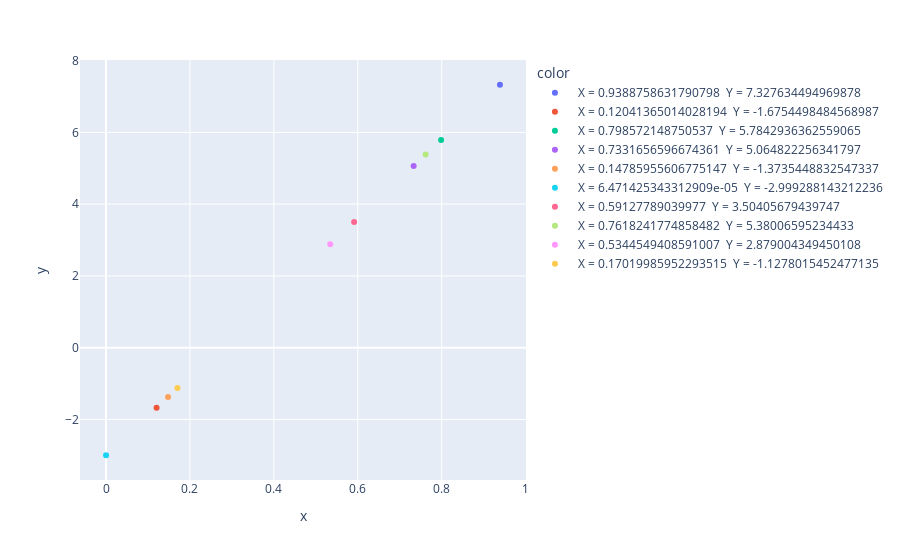

The code cell stored with this chart in its notebook:
### Code cell
# construção do gráfico
fig = px.scatter(x=x, y=y, color=resultx_y)
fig.show()

### Figure 1 — Plotly figure (JSON) as saved in the notebook; plotly's stock layout.template omitted (floating-point values rounded to 4 significant figures)
{"data": [{"hovertemplate": "color= X = 0.9388758631790798  Y = 7.327634494969878<br>x=%{x}<br>y=%{y}<extra></extra>", "legendgroup": " X = 0.9388758631790798  Y = 7.327634494969878", "marker": {"color": "#636efa", "symbol": "circle"}, "mode": "markers", "name": " X = 0.9388758631790798  Y = 7.327634494969878", "orientation": "v", "showlegend": true, "type": "scatter", "x": [0.9389], "xaxis": "x", "y": [7.328], "yaxis": "y"}, {"hovertemplate": "color= X = 0.12041365014028194  Y = -1.6754498484568987<br>x=%{x}<br>y=%{y}<extra></extra>", "legendgroup": " X = 0.12041365014028194  Y = -1.6754498484568987", "marker": {"color": "#EF553B", "symbol": "circle"}, "mode": "markers", "name": " X = 0.12041365014028194  Y = -1.6754498484568987", "orientation": "v", "showlegend": true, "type": "scatter", "x": [0.1204], "xaxis": "x", "y": [-1.675], "yaxis": "y"}, {"hovertemplate": "color= X = 0.798572148750537  Y = 5.7842936362559065<br>x=%{x}<br>y=%{y}<extra></extra>", "legendgroup": " X = 0.798572148750537  Y = 5.7842936362559065", "marker": {"color": "#00cc96", "symbol": "circle"}, "mode": "markers", "name": " X = 0.798572148750537  Y = 5.7842936362559065", "orientation": "v", "showlegend": true, "type": "scatter", "x": [0.7986], "xaxis": "x", "y": [5.784], "yaxis": "y"}, {"hovertemplate": "color= X = 0.7331656596674361  Y = 5.064822256341797<br>x=%{x}<br>y=%{y}<extra></extra>", "legendgroup": " X = 0.7331656596674361  Y = 5.064822256341797", "marker": {"color": "#ab63fa", "symbol": "circle"}, "mode": "markers", "name": " X = 0.7331656596674361  Y = 5.064822256341797", "orientation": "v", "showlegend": true, "type": "scatter", "x": [0.7332], "xaxis": "x", "y": [5.065], "yaxis": "y"}, {"hovertemplate": "color= X = 0.14785955606775147  Y = -1.3735448832547337<br>x=%{x}<br>y=%{y}<extra></extra>", "legendgroup": " X = 0.14785955606775147  Y = -1.3735448832547337", "marker": {"color": "#FFA15A", "symbol": "circle"}, "mode": "markers", "name": " X = 0.14785955606775147  Y = -1.3735448832547337", "orientation": "v", "showlegend": true, "type": "scatter", "x": [0.1479], "xaxis": "x", "y": [-1.374], "yaxis": "y"}, {"hovertemplate": "color= X = 6.471425343312909e-05  Y = -2.999288143212236<br>x=%{x}<br>y=%{y}<extra></extra>", "legendgroup": " X = 6.471425343312909e-05  Y = -2.999288143212236", "marker": {"color": "#19d3f3", "symbol": "circle"}, "mode": "markers", "name": " X = 6.471425343312909e-05  Y = -2.999288143212236", "orientation": "v", "showlegend": true, "type": "scatter", "x": [6.471e-05], "xaxis": "x", "y": [-2.999], "yaxis": "y"}, {"hovertemplate": "color= X = 0.59127789039977  Y = 3.50405679439747<br>x=%{x}<br>y=%{y}<extra></extra>", "legendgroup": " X = 0.59127789039977  Y = 3.50405679439747", "marker": {"color": "#FF6692", "symbol": "circle"}, "mode": "markers", "name": " X = 0.59127789039977  Y = 3.50405679439747", "orientation": "v", "showlegend": true, "type": "scatter", "x": [0.5913], "xaxis": "x", "y": [3.504], "yaxis": "y"}, {"hovertemplate": "color= X = 0.7618241774858482  Y = 5.38006595234433<br>x=%{x}<br>y=%{y}<extra></extra>", "legendgroup": " X = 0.7618241774858482  Y = 5.38006595234433", "marker": {"color": "#B6E880", "symbol": "circle"}, "mode": "markers", "name": " X = 0.7618241774858482  Y = 5.38006595234433", "orientation": "v", "showlegend": true, "type": "scatter", "x": [0.7618], "xaxis": "x", "y": [5.38], "yaxis": "y"}, {"hovertemplate": "color= X = 0.5344549408591007  Y = 2.879004349450108<br>x=%{x}<br>y=%{y}<extra></extra>", "legendgroup": " X = 0.5344549408591007  Y = 2.879004349450108", "marker": {"color": "#FF97FF", "symbol": "circle"}, "mode": "markers", "name": " X = 0.5344549408591007  Y = 2.879004349450108", "orientation": "v", "showlegend": true, "type": "scatter", "x": [0.5345], "xaxis": "x", "y": [2.879], "yaxis": "y"}, {"hovertemplate": "color= X = 0.17019985952293515  Y = -1.1278015452477135<br>x=%{x}<br>y=%{y}<extra></extra>", "legendgroup": " X = 0.17019985952293515  Y = -1.1278015452477135", "marker": {"color": "#FECB52", "symbol": "circle"}, "mode": "markers", "name": " X = 0.17019985952293515  Y = -1.1278015452477135", "orientation": "v", "showlegend": true, "type": "scatter", "x": [0.1702], "xaxis": "x", "y": [-1.128], "yaxis": "y"}], "layout": {"legend": {"title": {"text": "color"}, "tracegroupgap": 0}, "margin": {"t": 60}, "xaxis": {"anchor": "y", "domain": [0, 1], "title": {"text": "x"}}, "yaxis": {"anchor": "x", "domain": [0, 1], "title": {"text": "y"}}}}
